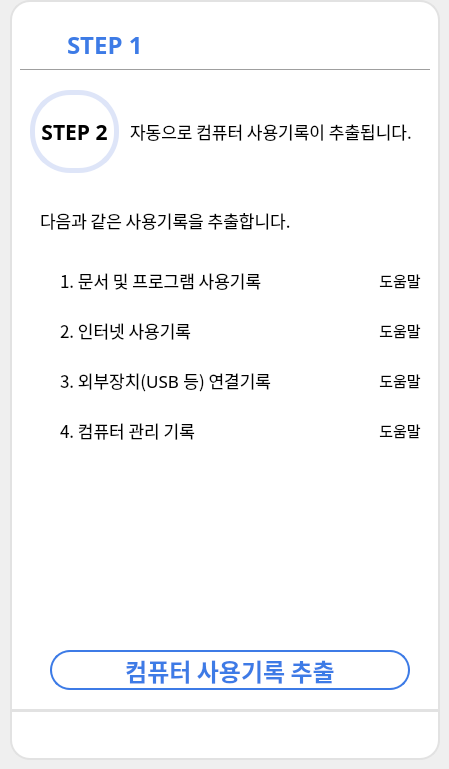
    <widget class="QWidget" name="page_7">
     <widget class="Line" name="line_10">
      <property name="geometry">
       <rect>
        <x>20</x>
        <y>60</y>
        <width>410</width>
        <height>20</height>
       </rect>
      </property>
      <property name="styleSheet">
       <string notr="true">color: #E2E2E2;</string>
      </property>
      <property name="orientation">
       <enum>Qt::Horizontal</enum>
      </property>
     </widget>
     <widget class="QLabel" name="label_22">
      <property name="geometry">
       <rect>
        <x>10</x>
        <y>0</y>
        <width>430</width>
        <height>711</height>
       </rect>
      </property>
      <property name="styleSheet">
       <string notr="true">background-color: rgb(255, 255, 255);
border-top-left-radius: 20px;
border-top-right-radius: 20px;
border: 2px solid #E2E2E2;</string>
      </property>
      <property name="text">
       <string/>
      </property>
     </widget>
     <widget class="QLabel" name="label_7">
      <property name="geometry">
       <rect>
        <x>67</x>
        <y>30</y>
        <width>100</width>
        <height>30</height>
       </rect>
      </property>
      <property name="font">
       <font>
        <family>나눔스퀘어 Bold</family>
        <pointsize>18</pointsize>
        <weight>75</weight>
        <bold>true</bold>
       </font>
      </property>
      <property name="styleSheet">
       <string notr="true">color: #3D7BE6;</string>
      </property>
      <property name="text">
       <string>STEP 1</string>
      </property>
     </widget>
     <widget class="QPushButton" name="extractBtn_step2">
      <property name="geometry">
       <rect>
        <x>50</x>
        <y>650</y>
        <width>360</width>
        <height>40</height>
       </rect>
      </property>
      <property name="font">
       <font>
        <family>나눔스퀘어 Bold</family>
        <pointsize>18</pointsize>
        <weight>75</weight>
        <bold>true</bold>
       </font>
      </property>
      <property name="cursor">
       <cursorShape>PointingHandCursor</cursorShape>
      </property>
      <property name="styleSheet">
       <string notr="true">QPushButton
{
	color: #3D7BE6;
	background-color: white;
	border: 2px solid #3D7BE6;
	border-radius: 20px;
}
QPushButton::hover
{
	color: white;
	background-color: #3D7BE6;
	border-radius: 20px;
}
QPushButton::pressed
{
	color: white;
	background-color: rgb(58, 134, 255);
	border-radius: 20px;
}</string>
      </property>
      <property name="text">
       <string>컴퓨터 사용기록 추출</string>
      </property>
     </widget>
     <widget class="QPushButton" name="backBtn_step2">
      <property name="geometry">
       <rect>
        <x>30</x>
        <y>30</y>
        <width>30</width>
        <height>30</height>
       </rect>
      </property>
      <property name="cursor">
       <cursorShape>PointingHandCursor</cursorShape>
      </property>
      <property name="styleSheet">
       <string notr="true">QPushButton
{
	background-color: rgb(255,255,255);
	border-radius: 8px;
}
QPushButton::hover
{
	background-color: #D3D3D3;
	border-radius: 8px;
}</string>
      </property>
      <property name="text">
       <string/>
      </property>
      <property name="icon">
       <iconset>
        <normaloff>icons8-back-48.png</normaloff>icons8-back-48.png</iconset>
      </property>
      <property name="iconSize">
       <size>
        <width>30</width>
        <height>30</height>
       </size>
      </property>
     </widget>
     <widget class="QLabel" name="label_5">
      <property name="geometry">
       <rect>
        <x>10</x>
        <y>710</y>
        <width>430</width>
        <height>50</height>
       </rect>
      </property>
      <property name="styleSheet">
       <string notr="true">background-color: white;
border-bottom-left-radius: 20px;
border-bottom-right-radius: 20px;
border: 2px solid #E2E2E2;</string>
      </property>
      <property name="text">
       <string/>
      </property>
     </widget>
     <widget class="QWidget" name="horizontalLayoutWidget_23">
      <property name="geometry">
       <rect>
        <x>340</x>
        <y>260</y>
        <width>81</width>
        <height>41</height>
       </rect>
      </property>
      <layout class="QHBoxLayout" name="horizontalLayout_16">
       <item>
        <widget class="QPushButton" name="helpBtn_step2">
         <property name="cursor">
          <cursorShape>PointingHandCursor</cursorShape>
         </property>
         <property name="styleSheet">
          <string notr="true">QPushButton
{
	background-color: rgb(255,255,255);
	border-radius: 8px;
}
QPushButton::hover
{
	background-color: #D3D3D3;
	border-radius: 8px;
}</string>
         </property>
         <property name="text">
          <string/>
         </property>
         <property name="icon">
          <iconset>
           <normaloff>question.png</normaloff>question.png</iconset>
         </property>
         <property name="iconSize">
          <size>
           <width>25</width>
           <height>25</height>
          </size>
         </property>
        </widget>
       </item>
       <item>
        <widget class="QLabel" name="label_35">
         <property name="font">
          <font>
           <family>나눔스퀘어</family>
           <pointsize>11</pointsize>
          </font>
         </property>
         <property name="text">
          <string>도움말</string>
         </property>
         <property name="alignment">
          <set>Qt::AlignCenter</set>
         </property>
        </widget>
       </item>
      </layout>
     </widget>
     <widget class="QWidget" name="horizontalLayoutWidget_10">
      <property name="geometry">
       <rect>
        <x>340</x>
        <y>20</y>
        <width>86</width>
        <height>31</height>
       </rect>
      </property>
      <layout class="QHBoxLayout" name="horizontalLayout_11">
       <item>
        <widget class="QPushButton" name="minBtn_step2">
         <property name="cursor">
          <cursorShape>ArrowCursor</cursorShape>
         </property>
         <property name="styleSheet">
          <string notr="true">QPushButton
{
	background-color: rgb(255,255,255);
	border-radius: 8px;
}
QPushButton::hover
{
	background-color: #D3D3D3;
	border-radius: 8px;
}</string>
         </property>
         <property name="text">
          <string/>
         </property>
         <property name="icon">
          <iconset>
           <normaloff>minus.png</normaloff>minus.png</iconset>
         </property>
        </widget>
       </item>
       <item>
        <widget class="QPushButton" name="maxBtn_step2">
         <property name="styleSheet">
          <string notr="true">QPushButton
{
	background-color: rgb(255,255,255);
	border-radius: 8px;
}
QPushButton::hover
{
	background-color: #D3D3D3;
	border-radius: 8px;
}</string>
         </property>
         <property name="text">
          <string/>
         </property>
         <property name="icon">
          <iconset>
           <normaloff>maximize-window-icon-17.jpg</normaloff>maximize-window-icon-17.jpg</iconset>
         </property>
        </widget>
       </item>
       <item>
        <widget class="QPushButton" name="exitBtn_step2">
         <property name="cursor">
          <cursorShape>ArrowCursor</cursorShape>
         </property>
         <property name="styleSheet">
          <string notr="true">QPushButton
{
	background-color: rgb(255,255,255);
	border-radius: 8px;
}
QPushButton::hover
{
	background-color: #D3D3D3;
	border-radius: 8px;
}</string>
         </property>
         <property name="text">
          <string/>
         </property>
         <property name="icon">
          <iconset>
           <normaloff>close.png</normaloff>close.png</iconset>
         </property>
        </widget>
       </item>
      </layout>
     </widget>
     <widget class="QWidget" name="horizontalLayoutWidget_13">
      <property name="geometry">
       <rect>
        <x>14</x>
        <y>713</y>
        <width>421</width>
        <height>41</height>
       </rect>
      </property>
      <layout class="QHBoxLayout" name="horizontalLayout_4">
       <item>
        <widget class="QPushButton" name="homeBtn_step2">
         <property name="cursor">
          <cursorShape>ArrowCursor</cursorShape>
         </property>
         <property name="styleSheet">
          <string notr="true">QPushButton
{
	background-color: rgb(255,255,255);
	border-radius: 8px;
}
QPushButton::hover
{
	background-color: #D3D3D3;
	border-radius: 8px;
}</string>
         </property>
         <property name="text">
          <string/>
         </property>
         <property name="icon">
          <iconset>
           <normaloff>house.png</normaloff>house.png</iconset>
         </property>
         <property name="iconSize">
          <size>
           <width>30</width>
           <height>30</height>
          </size>
         </property>
        </widget>
       </item>
       <item>
        <widget class="QPushButton" name="temp1Btn_step2">
         <property name="cursor">
          <cursorShape>ArrowCursor</cursorShape>
         </property>
         <property name="styleSheet">
          <string notr="true">QPushButton
{
	background-color: rgb(255,255,255);
	border-radius: 8px;
}
QPushButton::hover
{
	background-color: #D3D3D3;
	border-radius: 8px;
}</string>
         </property>
         <property name="text">
          <string/>
         </property>
         <property name="icon">
          <iconset>
           <normaloff>icons8-menu-30.png</normaloff>icons8-menu-30.png</iconset>
         </property>
         <property name="iconSize">
          <size>
           <width>30</width>
           <height>30</height>
          </size>
         </property>
        </widget>
       </item>
       <item>
        <widget class="QPushButton" name="downMenuBtn_step2">
         <property name="cursor">
          <cursorShape>ArrowCursor</cursorShape>
         </property>
         <property name="styleSheet">
          <string notr="true">QPushButton
{
	background-color: rgb(255,255,255);
	border-radius: 8px;
}
QPushButton::hover
{
	background-color: #D3D3D3;
	border-radius: 8px;
}</string>
         </property>
         <property name="text">
          <string/>
         </property>
         <property name="icon">
          <iconset>
           <normaloff>download (1).png</normaloff>download (1).png</iconset>
         </property>
         <property name="iconSize">
          <size>
           <width>30</width>
           <height>30</height>
          </size>
         </property>
        </widget>
       </item>
       <item>
        <widget class="QPushButton" name="internetBtn_step2">
         <property name="cursor">
          <cursorShape>ArrowCursor</cursorShape>
         </property>
         <property name="styleSheet">
          <string notr="true">QPushButton
{
	background-color: rgb(255,255,255);
	border-radius: 8px;
}
QPushButton::hover
{
	background-color: #D3D3D3;
	border-radius: 8px;
}</string>
         </property>
         <property name="text">
          <string/>
         </property>
         <property name="icon">
          <iconset>
           <normaloff>globe.png</normaloff>globe.png</iconset>
         </property>
         <property name="iconSize">
          <size>
           <width>30</width>
           <height>30</height>
          </size>
         </property>
        </widget>
       </item>
      </layout>
     </widget>
     <widget class="QLabel" name="label_109">
      <property name="geometry">
       <rect>
        <x>130</x>
        <y>90</y>
        <width>299</width>
        <height>83</height>
       </rect>
      </property>
      <property name="font">
       <font>
        <family>나눔스퀘어</family>
        <pointsize>13</pointsize>
        <weight>50</weight>
        <bold>false</bold>
       </font>
      </property>
      <property name="text">
       <string>자동으로 컴퓨터 사용기록이 추출됩니다.</string>
      </property>
     </widget>
     <widget class="QLabel" name="label_step1_5">
      <property name="geometry">
       <rect>
        <x>30</x>
        <y>90</y>
        <width>89</width>
        <height>83</height>
       </rect>
      </property>
      <property name="font">
       <font>
        <family>나눔스퀘어 Bold</family>
        <pointsize>16</pointsize>
        <weight>75</weight>
        <bold>true</bold>
       </font>
      </property>
      <property name="styleSheet">
       <string notr="true">border-radius: 40;
border: 5px solid #DEE5F8;</string>
      </property>
      <property name="text">
       <string>STEP 2</string>
      </property>
      <property name="alignment">
       <set>Qt::AlignCenter</set>
      </property>
     </widget>
     <widget class="QLabel" name="label_110">
      <property name="geometry">
       <rect>
        <x>60</x>
        <y>260</y>
        <width>231</width>
        <height>41</height>
       </rect>
      </property>
      <property name="font">
       <font>
        <family>나눔스퀘어</family>
        <pointsize>13</pointsize>
       </font>
      </property>
      <property name="styleSheet">
       <string notr="true"/>
      </property>
      <property name="text">
       <string>1. 문서 및 프로그램 사용기록</string>
      </property>
      <property name="alignment">
       <set>Qt::AlignLeading|Qt::AlignLeft|Qt::AlignVCenter</set>
      </property>
     </widget>
     <widget class="QLabel" name="label_111">
      <property name="geometry">
       <rect>
        <x>60</x>
        <y>310</y>
        <width>170</width>
        <height>41</height>
       </rect>
      </property>
      <property name="font">
       <font>
        <family>나눔스퀘어</family>
        <pointsize>13</pointsize>
       </font>
      </property>
      <property name="styleSheet">
       <string notr="true"/>
      </property>
      <property name="text">
       <string>2. 인터넷 사용기록</string>
      </property>
      <property name="alignment">
       <set>Qt::AlignLeading|Qt::AlignLeft|Qt::AlignVCenter</set>
      </property>
     </widget>
     <widget class="QWidget" name="horizontalLayoutWidget_47">
      <property name="geometry">
       <rect>
        <x>340</x>
        <y>310</y>
        <width>81</width>
        <height>41</height>
       </rect>
      </property>
      <layout class="QHBoxLayout" name="horizontalLayout_48">
       <item>
        <widget class="QPushButton" name="helpBtn_step2_3">
         <property name="cursor">
          <cursorShape>PointingHandCursor</cursorShape>
         </property>
         <property name="styleSheet">
          <string notr="true">QPushButton
{
	background-color: rgb(255,255,255);
	border-radius: 8px;
}
QPushButton::hover
{
	background-color: #D3D3D3;
	border-radius: 8px;
}</string>
         </property>
         <property name="text">
          <string/>
         </property>
         <property name="icon">
          <iconset>
           <normaloff>question.png</normaloff>question.png</iconset>
         </property>
         <property name="iconSize">
          <size>
           <width>25</width>
           <height>25</height>
          </size>
         </property>
        </widget>
       </item>
       <item>
        <widget class="QLabel" name="label_112">
         <property name="font">
          <font>
           <family>나눔스퀘어</family>
           <pointsize>11</pointsize>
          </font>
         </property>
         <property name="text">
          <string>도움말</string>
         </property>
         <property name="alignment">
          <set>Qt::AlignCenter</set>
         </property>
        </widget>
       </item>
      </layout>
     </widget>
     <widget class="QLabel" name="label_113">
      <property name="geometry">
       <rect>
        <x>60</x>
        <y>410</y>
        <width>170</width>
        <height>41</height>
       </rect>
      </property>
      <property name="font">
       <font>
        <family>나눔스퀘어</family>
        <pointsize>13</pointsize>
       </font>
      </property>
      <property name="styleSheet">
       <string notr="true"/>
      </property>
      <property name="text">
       <string>4. 컴퓨터 관리 기록</string>
      </property>
      <property name="alignment">
       <set>Qt::AlignLeading|Qt::AlignLeft|Qt::AlignVCenter</set>
      </property>
     </widget>
     <widget class="QLabel" name="label_115">
      <property name="geometry">
       <rect>
        <x>60</x>
        <y>360</y>
        <width>211</width>
        <height>41</height>
       </rect>
      </property>
      <property name="font">
       <font>
        <family>나눔스퀘어</family>
        <pointsize>13</pointsize>
       </font>
      </property>
      <property name="styleSheet">
       <string notr="true"/>
      </property>
      <property name="text">
       <string>3. 외부장치(USB 등) 연결기록</string>
      </property>
      <property name="alignment">
       <set>Qt::AlignLeading|Qt::AlignLeft|Qt::AlignVCenter</set>
      </property>
     </widget>
     <widget class="QWidget" name="horizontalLayoutWidget_48">
      <property name="geometry">
       <rect>
        <x>340</x>
        <y>410</y>
        <width>81</width>
        <height>41</height>
       </rect>
      </property>
      <layout class="QHBoxLayout" name="horizontalLayout_50">
       <item>
        <widget class="QPushButton" name="helpBtn_step2_5">
         <property name="cursor">
          <cursorShape>PointingHandCursor</cursorShape>
         </property>
         <property name="styleSheet">
          <string notr="true">QPushButton
{
	background-color: rgb(255,255,255);
	border-radius: 8px;
}
QPushButton::hover
{
	background-color: #D3D3D3;
	border-radius: 8px;
}</string>
         </property>
         <property name="text">
          <string/>
         </property>
         <property name="icon">
          <iconset>
           <normaloff>question.png</normaloff>question.png</iconset>
         </property>
         <property name="iconSize">
          <size>
           <width>25</width>
           <height>25</height>
          </size>
         </property>
        </widget>
       </item>
       <item>
        <widget class="QLabel" name="label_116">
         <property name="font">
          <font>
           <family>나눔스퀘어</family>
           <pointsize>11</pointsize>
          </font>
         </property>
         <property name="text">
          <string>도움말</string>
         </property>
         <property name="alignment">
          <set>Qt::AlignCenter</set>
         </property>
        </widget>
       </item>
      </layout>
     </widget>
     <widget class="QWidget" name="horizontalLayoutWidget_49">
      <property name="geometry">
       <rect>
        <x>340</x>
        <y>360</y>
        <width>81</width>
        <height>41</height>
       </rect>
      </property>
      <layout class="QHBoxLayout" name="horizontalLayout_51">
       <item>
        <widget class="QPushButton" name="helpBtn_step2_6">
         <property name="cursor">
          <cursorShape>PointingHandCursor</cursorShape>
         </property>
         <property name="styleSheet">
          <string notr="true">QPushButton
{
	background-color: rgb(255,255,255);
	border-radius: 8px;
}
QPushButton::hover
{
	background-color: #D3D3D3;
	border-radius: 8px;
}</string>
         </property>
         <property name="text">
          <string/>
         </property>
         <property name="icon">
          <iconset>
           <normaloff>question.png</normaloff>question.png</iconset>
         </property>
         <property name="iconSize">
          <size>
           <width>25</width>
           <height>25</height>
          </size>
         </property>
        </widget>
       </item>
       <item>
        <widget class="QLabel" name="label_117">
         <property name="font">
          <font>
           <family>나눔스퀘어</family>
           <pointsize>11</pointsize>
          </font>
         </property>
         <property name="text">
          <string>도움말</string>
         </property>
         <property name="alignment">
          <set>Qt::AlignCenter</set>
         </property>
        </widget>
       </item>
      </layout>
     </widget>
     <widget class="QLabel" name="label_118">
      <property name="geometry">
       <rect>
        <x>40</x>
        <y>195</y>
        <width>299</width>
        <height>51</height>
       </rect>
      </property>
      <property name="font">
       <font>
        <family>나눔스퀘어</family>
        <pointsize>13</pointsize>
        <weight>50</weight>
        <bold>false</bold>
       </font>
      </property>
      <property name="text">
       <string>다음과 같은 사용기록을 추출합니다.</string>
      </property>
     </widget>
     <zorder>label_22</zorder>
     <zorder>label_5</zorder>
     <zorder>line_10</zorder>
     <zorder>label_7</zorder>
     <zorder>extractBtn_step2</zorder>
     <zorder>backBtn_step2</zorder>
     <zorder>horizontalLayoutWidget_23</zorder>
     <zorder>horizontalLayoutWidget_10</zorder>
     <zorder>horizontalLayoutWidget_13</zorder>
     <zorder>label_109</zorder>
     <zorder>label_step1_5</zorder>
     <zorder>label_110</zorder>
     <zorder>label_111</zorder>
     <zorder>horizontalLayoutWidget_47</zorder>
     <zorder>label_113</zorder>
     <zorder>label_115</zorder>
     <zorder>horizontalLayoutWidget_48</zorder>
     <zorder>horizontalLayoutWidget_49</zorder>
     <zorder>label_118</zorder>
    </widget>
